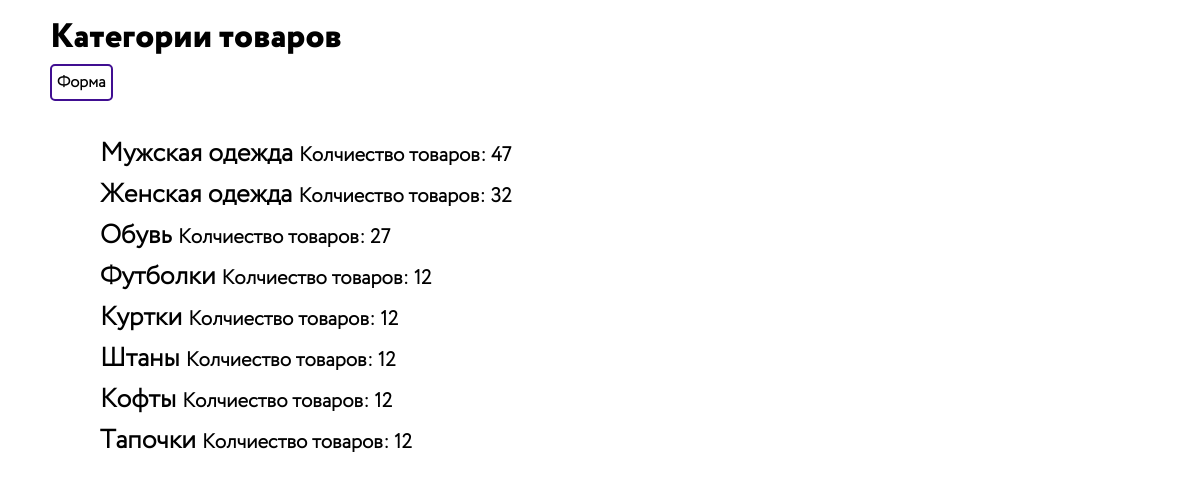
/products.php, run on the app's committed database.
### tables this page shows
CREATE TABLE `section` (
  `section_id` int NOT NULL,
  `header` varchar(300) NOT NULL,
  `description` varchar(4000) DEFAULT NULL
);

### db.php (called while the page is built, shortened)
<?php
$link = new mysqli(DB['host'], DB['login'], DB['password'], DB['base']);
function selectCategory($a = 1)
{
    global $link;
    $sql = "SELECT s.section_id, s.header, count(p.product_id) as count FROM section s
	LEFT JOIN sectionproduct sp ON sp.section_id = s.section_id
    LEFT JOIN product p ON p.product_id =sp.product_id and p.display = 1
    GROUP BY s.section_id
    HAVING count>=$a
    ORDER BY count DESC";
    $result = $link->query($sql);
    while ($row = $result->fetch_array(MYSQLI_ASSOC)) {
        $rows[] = $row;
    }
    return ($rows);
}

### inc/catalog.inc.php (the view)
<?php
$catalog = selectCategory();
?>
<a class="form-link" href="form.php">Форма</a>
<ul class="catalog">
    <?php foreach ($catalog as $item) : ?>
        <li class="catalog__item">
            <a class="catalog__text" href="./products.php?cat_id=<?= $item['section_id'] ?>"><?= $item['header'] ?>
                <span class="catalog__text-low">Колчиество товаров: <?= $item['count'] ?></span></a>
        </li>
    <? endforeach; ?>
</ul>

### style/style.css (style rules this page uses)
html, body, div, span, applet, object, iframe, h1, h2, h3, h4, h5, h6, p, blockquote, pre, a, abbr, acronym, address, big, cite, code, del, dfn, em, img, ins, kbd, q, s, samp, small, strike, strong, sub, sup, tt, var, b, u, i, center, dl, dt, dd, ol, ul, li, fieldset, form, label, legend, table, caption, tbody, tfoot, thead, tr, th, td, article, aside, canvas, details, embed, figure, figcaption, footer, header, hgroup, menu, nav, output, ruby, section, summary, time, mark, audio, video { margin: 0; padding: 0; border: 0; font-size: 100%; font: inherit; vertical-align: baseline; }
html { height: 100%; }
body { line-height: 1; }
ol, ul { list-style: none; }
.catalog { display: flex; flex-direction: column; }
ul { list-style: none; }
a:active, a:visited, a { text-decoration: none; color: black; }
.catalog { margin-top: 50px; margin-left: 100px; }
.catalog__text { font-size: 26px; font-weight: 600; font-family: Circe300, sans-serif; }
.catalog__text-low { font-size: 20px; font-weight: 600; font-family: Circe300, sans-serif; }
.catalog__item { margin-bottom: 15px; }
.form-link { border: 2px solid #400e91; border-radius: 5px; padding: 5px; font-size: 16px; font-weight: 600; font-family: Circe300, sans-serif; margin-left: 50px; }

### data on the page
section: header "Мужская одежда", count "47"
section: header "Женская одежда", count "32"
section: header "Обувь", count "27"
section: header "Футболки", count "12"
section: header "Куртки", count "12"
section: header "Штаны", count "12"
section: header "Кофты", count "12"
section: header "Тапочки", count "12"

### other printed values
$header "Категории товаров"
